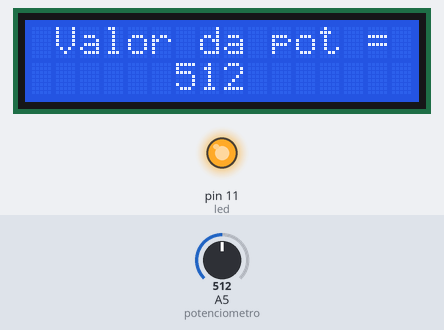
Recording of a sketch running on a simulated Arduino Uno, built with avr-gcc and run on an emulated ATmega328P. Shown: 16×2 character LCD, output pins drawn as LEDs (lit = HIGH). Inputs (shaded band) come from the test bench; at power-on: A5 (potenciometro) = 512.

Above: at 1.2 s.
1.3 s: A5 (potenciometro) set to 122
At 2.29 s:
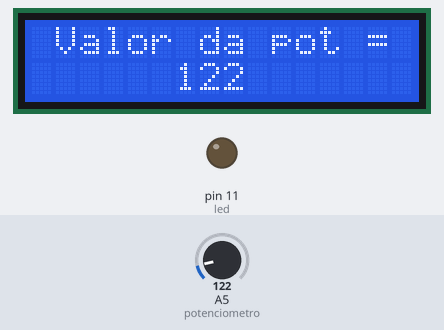
3.6 s: A5 (potenciometro) set to 0
At 4.4 s:
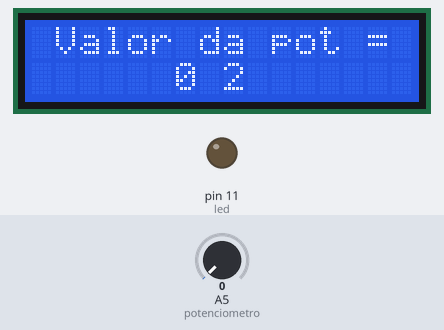
5.3 s: A5 (potenciometro) set to 306
At 6.06 s:
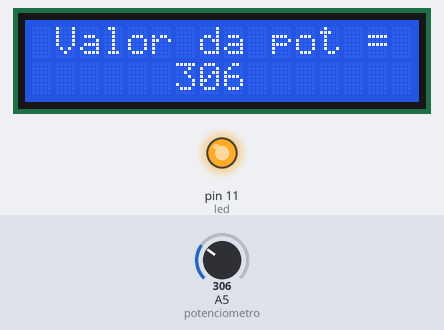
Timing chart, 0 to 14.6 s (numbered marks = the images above; inputs shaded):
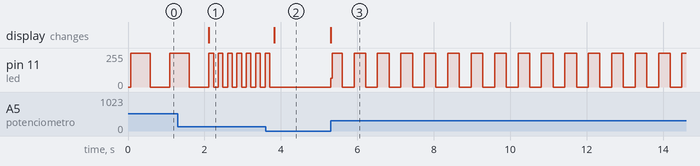

Measured:
- after the input at 1.3 s, the display: changes after 0.82 s (image 1)
- after the input at 3.6 s, pin 11 (led): goes on until 3.7 s, then stays 0/255; the display: changes after 0.23 s (image 2)
- after the input at 5.3 s, pin 11 (led): 0/255 → 64/255 at once, then repeats every 0.56 s: 255/255 0.26 s, 0/255 0.31 s; the display: changes at once (image 3)
- by itself, pin 11 (led): repeats every 0.24 s: 255/255 0.12 s, 0/255 0.12 s

The sketch:

PRG_2_5.ino
```cpp
#include <LiquidCrystal.h>

// Declarando terminais, constantes e variáveis
int valor_pot = 0;
const int led = 11; // LED ligado ao pino D3
const int  potenciometro = A5; // Potenciômetro ligado ao pino analógico A5

const int rs = 8, en = 9, d4 = 4, d5 = 5, d6 = 6, d7 = 7;
LiquidCrystal lcd(rs, en, d4, d5, d6, d7);

// Configurações
void setup(){
  pinMode(led, OUTPUT);

  lcd.begin(16, 2);
  lcd.setCursor(1,0);
   lcd.print("Valor da pot = ");
}

// Código principal
void loop(){
    // Leitura do valor do potenciômetro
    valor_pot = analogRead(potenciometro);

    lcd.setCursor(6,1);
    lcd.print(valor_pot);

    if(valor_pot < 1000)
      lcd.print(" ");

    digitalWrite(led, HIGH);
    delay(valor_pot);

    digitalWrite(led, LOW);
    delay(valor_pot);


}
```
